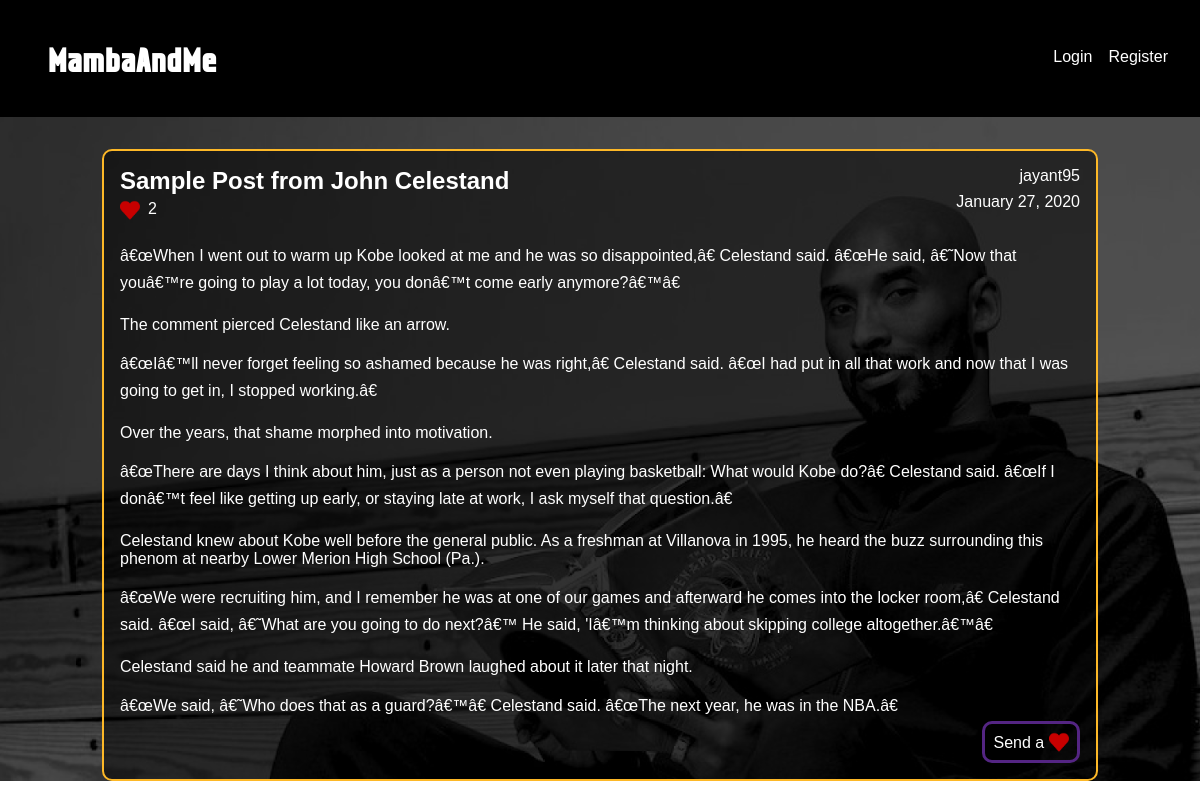
/readStory.php?storyID=2, run on the app's committed database.
### tables this page shows
CREATE TABLE `story` (
  `storyID` int(11) NOT NULL,
  `memberID` int(11) NOT NULL,
  `timestamp` varchar(255) NOT NULL,
  `username` varchar(255) NOT NULL,
  `title` text NOT NULL,
  `story` text NOT NULL,
  `heart` int(11) NOT NULL
);

### includes/story_helper.php (called while the page is built, shortened)
<?php
    function getHeartedStories($storyID, $connection) {
        $heartedStoriesID = [];
        return $heartedStoriesID;
    }
?>

### readStory.php (the view, shortened to what this page needs)
<?php
    require("includes/header.php");
    $storyID = $_GET['storyID'];
?>
<div class="page-background">
    <div class="container-login background-image read-story overlay">
<?php
    if (!empty($storyID)) {
        require_once("includes/db_connection.php");
        require_once("includes/story_helper.php");
        $heartedStoriesID = getHeartedStories($storyID, $connection);
        $sql = "SELECT timestamp, username, title, story, heart FROM story WHERE storyID = ?";
        if ($stmt = $connection->prepare($sql)) {
            $stmt->bind_param('i', $storyID);
            $stmt->execute();
            $result = $stmt->get_result();
            while ($row = $result->fetch_assoc()) {
                $storyTitle = $row['title'];
                $storyUser = $row['username'];
                $storyContent = $row['story'];
                $storyHeart = $row['heart'];
                $date = $row['timestamp'];
                $storyDate = date("F j, Y", $date);
                $storyDivID = 'story_' . $storyID;
                echo "<div class='story-post separate-page' id='" . $storyDivID . "'>";
                echo "<div class='story-title'>";
                    echo "<div class='story-top'>";
                        echo "<h3>" . $storyTitle . "</h3>";
                        echo "<div class='hearts'>";
                        echo "<img src='img/heart.png' alt='heart icon'>";
                        echo "<p class='heart-number'>" . $storyHeart . "</p>";
                        echo "</div>";
                    echo "</div>";
                    echo "<div class='story-metadata'>";
                        echo "<p>" . $storyUser . "</p>";
                        echo "<p>" . $storyDate . "</p>";
                    echo "</div>";
                echo "</div>";
                echo "<div class='story-content'>";
                    echo "<p>" . nl2br($storyContent) . "</p>";
                echo "</div>";
                echo "<div class='add-heart'>";
                if (in_array($storyID, $heartedStoriesID)) {
                    echo "<div class='heart-button clicked'>";
                        echo "<img src='img/heart_clicked.png'>";
                    echo "</div>";
                } else {
                    if (isset($_SESSION['username'])) {
                        echo "<div class='heart-button' onclick='addHeart(".$storyDivID.")'>";
                            echo "<p>Send a </p>";
                            echo "<img src='img/heart.png'>";
                        echo "</div>";
                    } else {
                        echo "<a class='heart-button' href='login.php'>";
                            echo "<p>Send a </p>";
                            echo "<img src='img/heart.png'>";
                        echo "</a>";
                    }
                }
                echo "</div>";
            echo "</div>";
            }
        } else {
            $error = $connection->errno . ' ' . $connection->error;
            echo $error;
        }
    } else {
        header("Location: index.php");
    }
?>
    </div>
</div>
</body>
</html>

### css/main.css (style rules this page uses)
html { scroll-behavior: smooth; }
p { margin: 0; }
body { margin: 0; padding: 0; font-family: Bahnschrift, Helvetica; }
a { color: inherit; text-decoration: none; }
.container-login { width: 100%; min-height: 80vh; display: -webkit-box; display: -webkit-flex; display: -moz-box; display: -ms-flexbox; display: flex; flex-wrap: wrap; justify-content: center; align-items: center; position: relative; z-index: 1; }
.background-image.read-story { background-image: url("../img/background6.png"); }
.background-image { background-repeat: no-repeat; background-size: cover; background-position: center; }
.overlay:before { position: absolute; content: ""; top: 0; left: 0; width: 100%; height: 100%; display: block; z-index: 1; background-color: rgba(0, 0, 0, 0.6); }
.story-post { width: 80%; margin: 0 auto; border: 2px solid rgb(253, 184, 39); border-radius: 10px; padding: 1rem; margin-top: 2rem; }
.story-title { display: flex; }
.story-top { flex: 1; margin: 0; margin-bottom: 0.5rem; }
.story-top h3 { font-size: 1.5rem; margin-top: 0; margin-bottom: 0.3rem; }
.story-metadata { text-align: end; margin-bottom: 0.5rem; margin-top: 0; }
.story-metadata p:first-of-type { margin-top: 0; margin-bottom: 0.5rem; }
.hearts { display: flex; }
.hearts img { width: 20px; height: 20px; }
.hearts p { margin: 0; margin-left: 0.5rem; }
.story-content { margin-top: 1rem; }
.add-heart { display: flex; justify-content: flex-end; margin-left: auto; margin-right: 0; }
.heart-button { display: flex; padding: 0.5rem; border: 3px solid rgb(84, 37, 131); border-radius: 10px; }
.add-heart img { margin-left: 0.3rem; width: 20px; height: 20px; }
.add-heart p { margin-top: 1.5px; }
.story-post.separate-page { background-color: rgba(0, 0, 0, 0.5); color: white; z-index: 2; }

### data on the page
story: title "Sample Post from John Celestand", heart "2", username "jayant95", timestamp "January 27, 2020", story "â€œWhen I went out to warm up Kobe looked at me and he was so disappointed,â€ Celestand said. â€œHe said, â€˜Now that youâ€™re going to play a lot today, you donâ€™t come early anymore?â€™â€ The comment pierced Celestand like an arrow. â€œIâ€™ll never forget feeling so ashamed because he was right,â€ Celestand said. â€œI had put in all that work and now that I was going to get in, I stopped working.â€ Over the years, that shame morphed into motivation. â€œThere are days I think about him, just as a person not even playing basketball: What would Kobe do?â€ Celestand said. â€œIf I donâ€™t feel like getting up early, or staying late at work, I ask myself that question.â€ Celestand knew…"
